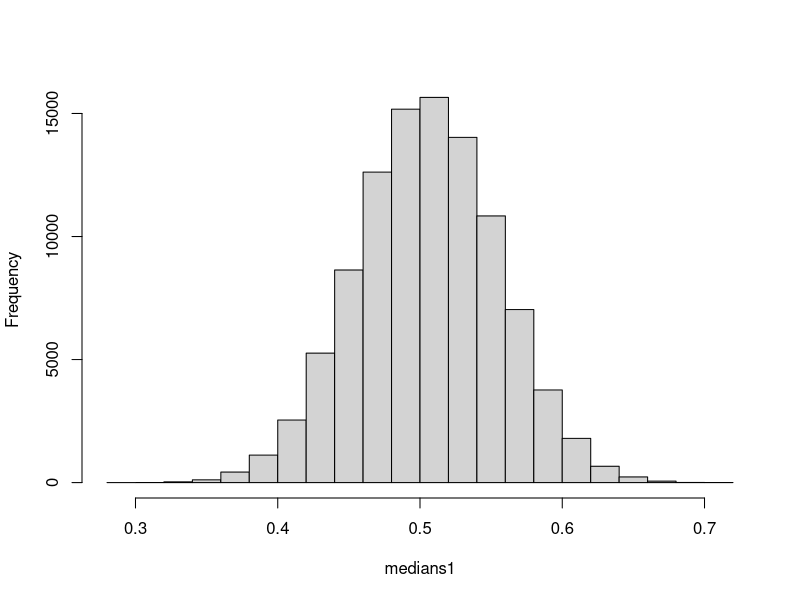
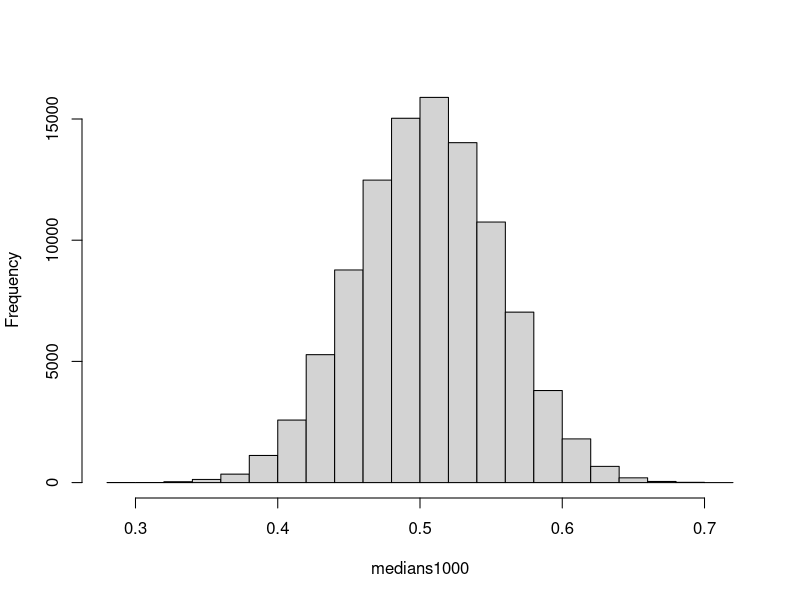
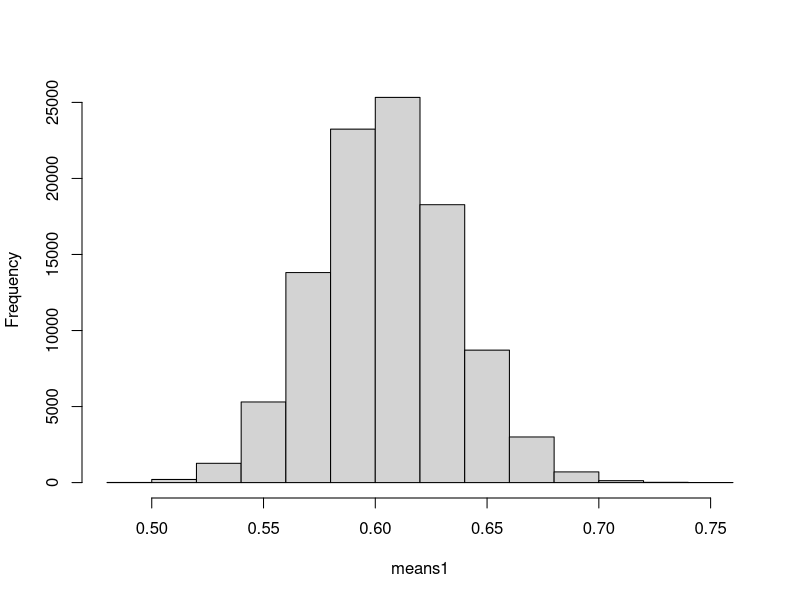
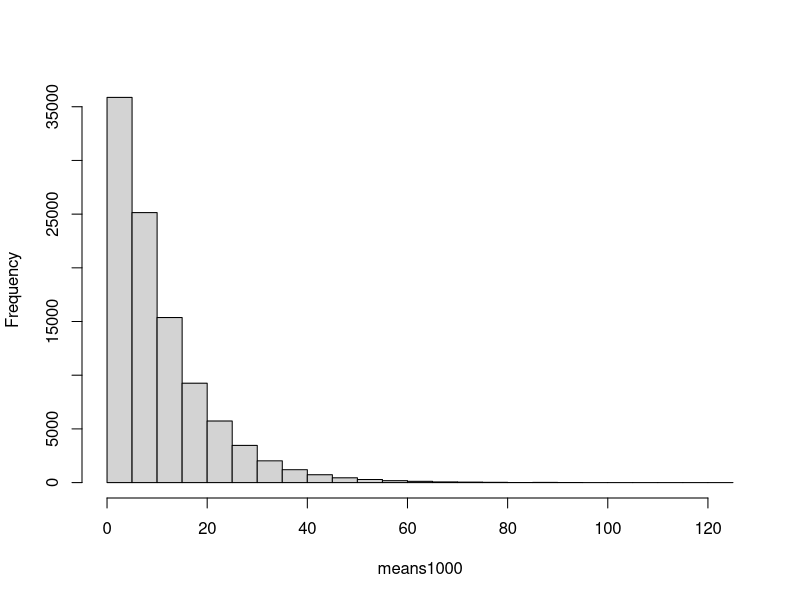

Generate these figures, in order, with R:
# Setup
set.seed(1)

dir.create(
	file.path("images", "median", "003"),
	recursive = TRUE,
	showWarnings = FALSE
)

# Estimate sampling distributions
sampler <- function(t) {
	x <- rexp(1, 1 / t)
	return(c(runif(99), x + 10))
}

n_simulations <- 100000
medians1 <- rep(NA, n_simulations)
medians1000 <- rep(NA, n_simulations)
means1 <- rep(NA, n_simulations)
means1000 <- rep(NA, n_simulations)
for (sim in 1:n_simulations) {
	y1 <- sampler(1)
	y1000 <- sampler(1000)
	medians1[sim] <- median(y1)
	medians1000[sim] <- median(y1000)
	means1[sim] <- mean(y1)
	means1000[sim] <- mean(y1000)
}

# Render sampling distributions
pdf(file.path("images", "median", "003", "001.pdf"))
hist(medians1, main = "")
dev.off()

pdf(file.path("images", "median", "003", "002.pdf"))
hist(medians1000, main = "")
dev.off()

pdf(file.path("images", "median", "003", "003.pdf"))
hist(means1, main = "")
dev.off()

pdf(file.path("images", "median", "003", "004.pdf"))
hist(means1000, main = "")
dev.off()
